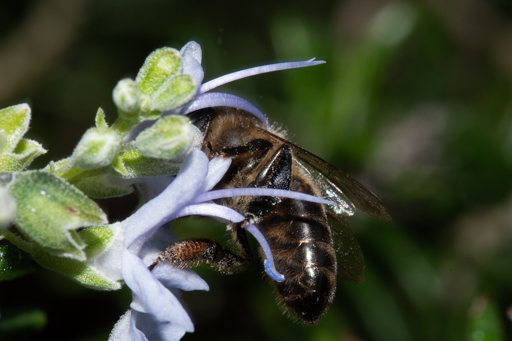
#> input picture Lectures/Lecture 5/Notebooks/bee in the rosemary.jpg, 512 x 341 px
$ jupyter execute --allow-errors 'Scrambling an image.ipynb'   (shell and % lines are left out)
#> lines starting #> are read from the running program, lines starting #| are printed output that depends on the picture
# Scrambling an image of a bee

In this notebook we read in the image of a bee, display it. Then we draw random indices for each 2D level (a JPEG image is a $N_x \times N_y \times 3$ array with the last dimension giving R, G and B). Finally we use this to scramble the 2D information

[cell 1]
import numpy as np
import PIL.Image as Image
import matplotlib.pyplot as plt
from IPython.display import display

## Reading in and displaying

I use the [https://pillow.readthedocs.io/en/stable/index.html](pillow) python library to read in images. You can install this using `pip pillow`

[cell 2]
foto = Image.open('bee in the rosemary.jpg')
#> foto is the input picture: PIL image 512x341 RGB; mean R, G, B 65.2, 71.9, 52

[cell 3]
display(foto)

[cell 4]
foto.size
#> Out = (512, 341)

[cell 5]
d = np.asarray(foto)

[cell 6]
nx, ny, nz = d.shape
#> nx = 341; ny = 512; nz = 3

[cell 7]
d_scrambled = d.copy()

[cell 8]
ii = np.random.uniform(size=(nx*ny))

[cell 9]
i_sort = np.argsort(ii)

[cell 10]
slice_im = d[:, :, 0].copy().flatten()
slice_im.shape
#> Out = (174592,)

[cell 11]
slice_im[i_sort].shape
#> Out = (174592,)

[cell 12]
slice2D = np.reshape(slice_im[i_sort], (nx, ny))
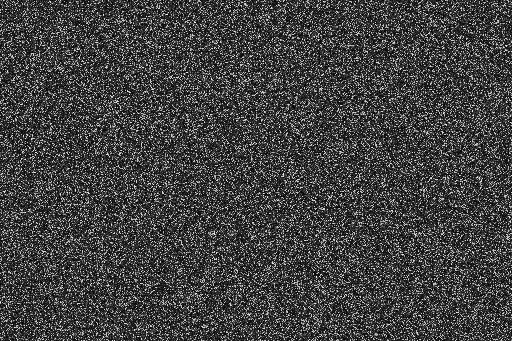
#> slice2D: shape (341, 512); min 0, max 255, mean 65.2
plt.imshow(slice2D)
#> (this line was passed over: IPython is not available in this run)

[cell 13]
for i_rgb in range(3):
    slice_im = d[:, :, i_rgb].copy().flatten()
    d_scrambled[:, :, i_rgb] = np.reshape(slice_im[i_sort], (nx, ny))
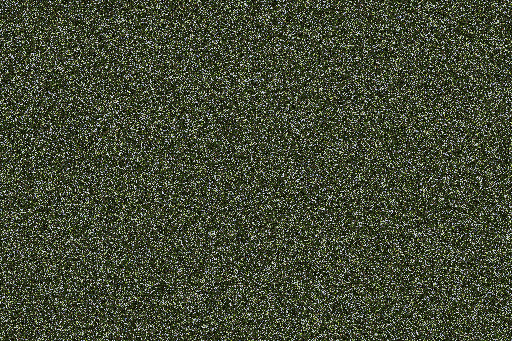
#> d_scrambled: shape (341, 512, 3); mean R, G, B 65.2, 71.9, 52

[cell 14]
foto_new = Image.fromarray(d_scrambled)
# foto_new.fromarray(d_scrambled)

[cell 15]
display(foto_new)

[cell 16]
def pixelise(im, n):
    """Create a resampled image with pixels"""
#> called with n = 2

    nx, ny = im.size
#> nx = 512; ny = 341
    imnew = im.resize((int(nx/n), int(ny/n))).resize((nx, ny))

    return imnew

[cell 17]
display(pixelise(foto, 2))
display(pixelise(foto, 4))
#> call 2 of pixelise, with n = 4
#> in pixelise (call 2), `imnew = im.resize((int(nx/n), int(ny/n))).resize((nx, ny))`:
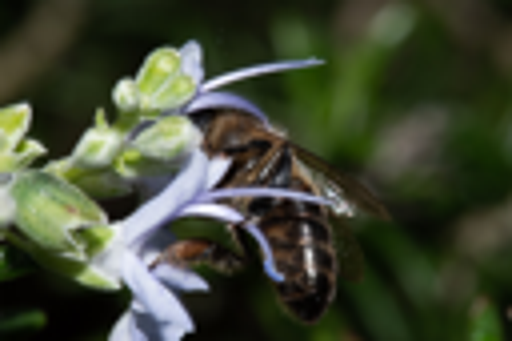
#> imnew: PIL image 512x341 RGB; mean R, G, B 65.2, 71.9, 52
display(pixelise(foto, 8))
#> call 3 of pixelise, with n = 8
#> in pixelise (call 3), `imnew = im.resize((int(nx/n), int(ny/n))).resize((nx, ny))`:
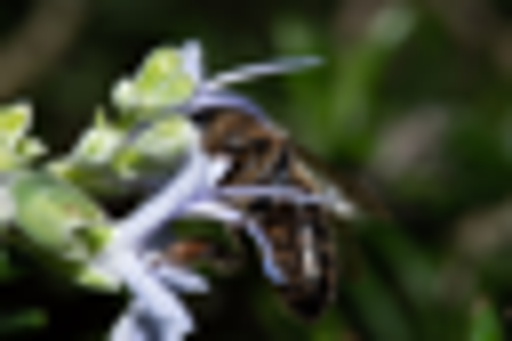
#> imnew: PIL image 512x341 RGB; mean R, G, B 65.2, 71.9, 52
display(pixelise(foto, 16))
#> call 4 of pixelise, with n = 16
#> in pixelise (call 4), `imnew = im.resize((int(nx/n), int(ny/n))).resize((nx, ny))`:
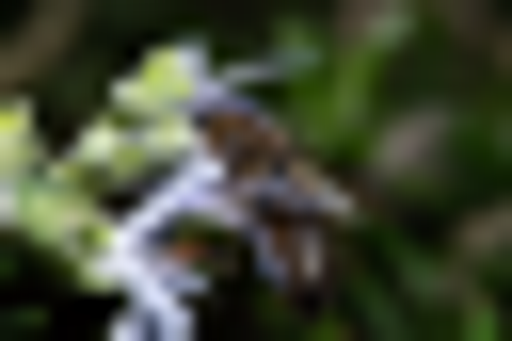
#> imnew: PIL image 512x341 RGB; mean R, G, B 65.2, 71.9, 52.1

[cell 18]
nx*ny/4**2, nx*ny/8**2, nx*ny/16**2
#> Out = (10912, 2728, 682)
